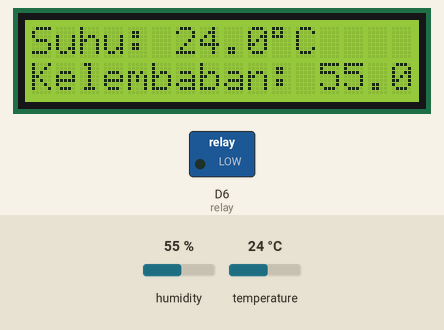
Recording of a sketch running on a simulated ESP8266 (NodeMCU). Shown: 16×2 character LCD, switched loads named in the sketch (green lamp = pin HIGH). The inputs (shaded band) are chosen by the test bench; at power-on: temperature 24 °C, humidity 55 %. WiFi joins after 1.5 s; servers stay silent unless stated; what the sketch prints to the serial monitor is not drawn.

Above: at 4.0 s.
4.1 s: temperature set to 31 °C
At 6.4 s:
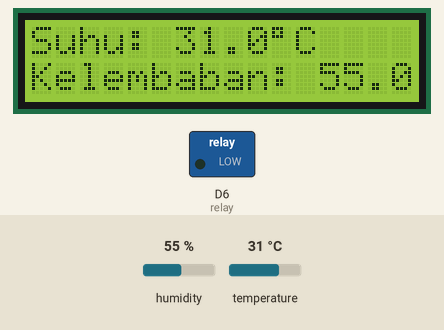
7.4 s: temperature set to 34 °C
At 9.9 s:
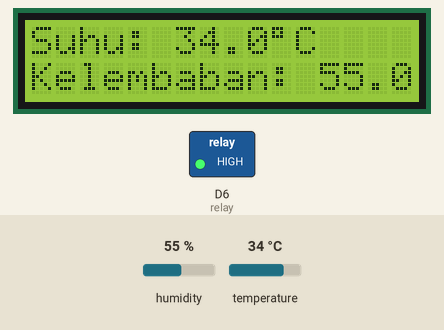
10.4 s: humidity set to 22 %
At 13.1 s:
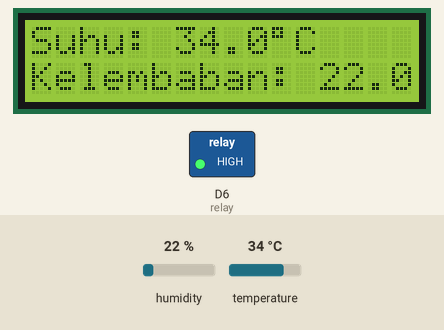
13.4 s: humidity set to 40 %
At 15.7 s:
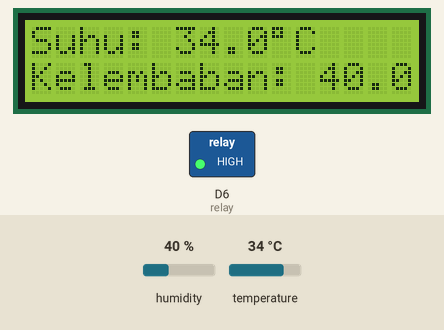
Timing chart, 0 to 17.2 s (numbered marks = the images above; inputs shaded):
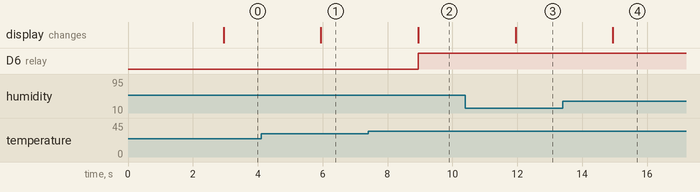

The sketch:

DHT_I2C_LCD_Blynk.ino
```cpp
// BLYNK Configuration
#define BLYNK_TEMPLATE_ID "TMPL6Yz-qEzTJ"
#define BLYNK_TEMPLATE_NAME "IOT MONITORING"
#define BLYNK_AUTH_TOKEN "KytktLLtnl4-ULNkybetfPvYjUUImHt4"

#define BLYNK_PRINT Serial

// Library ESP8266 dan Blynk
#include <ESP8266WiFi.h>
#include <BlynkSimpleEsp8266.h>

// Library Sensor & LCD
#include "DHT.h"
#include <Wire.h>
#include <LiquidCrystal_I2C.h>

// Inisialisasi LCD (alamat 0x27, ukuran 16x2)
LiquidCrystal_I2C lcd(0x27, 16, 2);

// Pin dan Tipe Sensor DHT
#define DHTPIN 14     // GPIO14 = D5 (bisa disesuaikan)
#define DHTTYPE DHT11
DHT dht(DHTPIN, DHTTYPE);

// Relay
const int relay = D6; // GPIO12

// WiFi Credentials
char ssid[] = "Karsono";
char pass[] = "Karson123";

// Variabel Global
float h;
float t;

// Timer Blynk
BlynkTimer timer;

void setup() {
  // Setup Awal
  pinMode(relay, OUTPUT);
  digitalWrite(relay, LOW); // Matikan relay di awal

  Serial.begin(9600);
  dht.begin();
  lcd.begin();
  lcd.backlight();

  // Tampilkan pesan awal di LCD
  lcd.setCursor(0, 0);
  lcd.print("IOT Monitoring");
  lcd.setCursor(0, 1);
  lcd.print("Mulai...");

  // Koneksi ke Blynk
  Blynk.begin(BLYNK_AUTH_TOKEN, ssid, pass);

  // Set Timer untuk kirim data tiap 1 detik
  timer.setInterval(1000L, kirimData);

  delay(1000);
  lcd.clear();
}

void loop() {
  Blynk.run();
  timer.run();
}

void kirimData() {
  // Baca suhu dan kelembaban dari sensor DHT
  float suhu = dht.readTemperature();
  float kelembaban = dht.readHumidity();

  // Validasi pembacaan sensor
  if (isnan(suhu) || isnan(kelembaban)) {
    Serial.println("Gagal membaca sensor DHT!");
    return;
  }

  // Debug ke Serial Monitor
  Serial.print("Suhu: ");
  Serial.print(suhu);
  Serial.print(" °C, Kelembaban: ");
  Serial.print(kelembaban);
  Serial.println(" %");

  // Tampilkan ke LCD
  lcd.setCursor(0, 0);
  lcd.print("Suhu: ");
  lcd.print(suhu, 1); // 1 angka di belakang koma
  lcd.print((char)223); // simbol derajat
  lcd.print("C   ");

  lcd.setCursor(0, 1);
  lcd.print("Kelembaban: ");
  lcd.print(kelembaban, 1);
  lcd.print("% ");

  // Kontrol Relay otomatis
  if (suhu > 32) {
    digitalWrite(relay, HIGH); // Nyalakan
  } else if (suhu < 30) {
    digitalWrite(relay, LOW); // Matikan
  }

  // Kirim data ke Blynk
  Blynk.virtualWrite(V0, t); // V0 = suhu
  Blynk.virtualWrite(V1, h); // V1 = kelembaban

}
```

Measured:
- the behaviour switches between 32 and 33 °C on temperature (found by bisection; images 1 and 2)
- after the input at 4.1 s, the display: changes after 1.8 s (image 1)
- after the input at 7.4 s, D6 (relay): LOW → HIGH after 1.5 s; the display: changes after 1.5 s (image 2)
- after the input at 10.4 s, the display: changes after 1.5 s (image 3)
- after the input at 13.4 s, the display: changes after 1.5 s (image 4)
